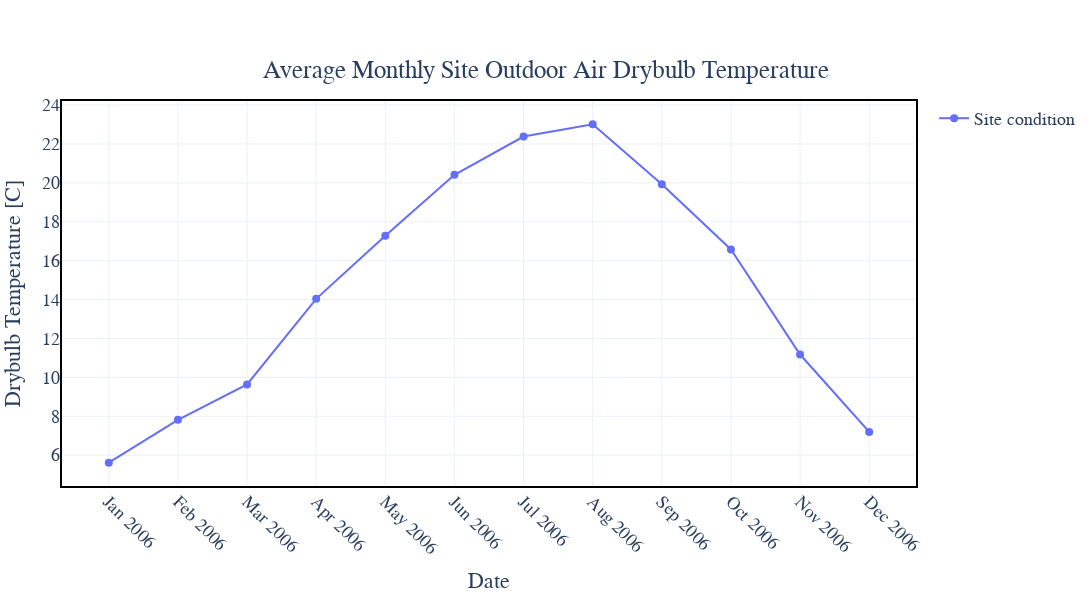

Notebook code for this chart:
### Code cell
fig = go.Figure()

fig.add_trace(go.Scatter(
    x=monthly_avg_Site_Outdoor_Air_Drybulb_Temperature.index, 
    y=monthly_avg_Site_Outdoor_Air_Drybulb_Temperature['Site_Outdoor_Air_Drybulb_Temperature'],
    mode='lines+markers', 
    name='Site condition',
    line=dict(dash='solid'),  
    marker=dict(symbol='circle', size=8)  
))

month_labels = monthly_avg_Site_Outdoor_Air_Drybulb_Temperature.index.strftime('%b %Y')

fig.update_layout(
    title={
        'text': 'Average Monthly Site Outdoor Air Drybulb Temperature',
        'y': 0.90,  
        'x': 0.5,
        'xanchor': 'center',
        'yanchor': 'top',
    },
    xaxis_title='Date',
    yaxis_title='Drybulb Temperature [C]',
    font=dict(
        family="Times New Roman",
        size=18,
    ),
    xaxis=dict(
        type='category',  
        tickvals=monthly_avg_Site_Outdoor_Air_Drybulb_Temperature.index,
        ticktext=month_labels,
        tickangle=45  
    ),
    yaxis=dict(fixedrange=False),
    hovermode="x unified",
    paper_bgcolor='white',  
    plot_bgcolor='white',   
    margin=dict(l=60, r=60, t=100, b=60),  
    showlegend=True,
    width=1100,  
    height=600   
)

fig.update_layout(
    shapes=[
        dict(
            type="rect",
            xref="paper", yref="paper",
            x0=0, y0=0, x1=1, y1=1,
            line=dict(color="black", width=2)
        )
    ]
)

fig.show()

### Figure 1 — Plotly figure (JSON) as saved in the notebook; plotly's stock layout.template omitted (floating-point values rounded to 4 significant figures)
{"data": [{"line": {"dash": "solid"}, "marker": {"size": 8, "symbol": "circle"}, "mode": "lines+markers", "name": "Site condition", "type": "scatter", "x": ["2006-01-31T00:00:00", "2006-02-28T00:00:00", "2006-03-31T00:00:00", "2006-04-30T00:00:00", "2006-05-31T00:00:00", "2006-06-30T00:00:00", "2006-07-31T00:00:00", "2006-08-31T00:00:00", "2006-09-30T00:00:00", "2006-10-31T00:00:00", "2006-11-30T00:00:00", "2006-12-31T00:00:00"], "y": [5.615, 7.816, 9.639, 14.04, 17.29, 20.42, 22.38, 23.01, 19.93, 16.58, 11.17, 7.196]}], "layout": {"font": {"family": "Times New Roman", "size": 18}, "height": 600, "hovermode": "x unified", "margin": {"b": 60, "l": 60, "r": 60, "t": 100}, "paper_bgcolor": "white", "plot_bgcolor": "white", "shapes": [{"line": {"color": "black", "width": 2}, "type": "rect", "x0": 0, "x1": 1, "xref": "paper", "y0": 0, "y1": 1, "yref": "paper"}], "showlegend": true, "title": {"text": "Average Monthly Site Outdoor Air Drybulb Temperature", "x": 0.5, "xanchor": "center", "y": 0.9, "yanchor": "top"}, "width": 1100, "xaxis": {"tickangle": 45, "ticktext": ["Jan 2006", "Feb 2006", "Mar 2006", "Apr 2006", "May 2006", "Jun 2006", "Jul 2006", "Aug 2006", "Sep 2006", "Oct 2006", "Nov 2006", "Dec 2006"], "tickvals": ["2006-01-31T00:00:00", "2006-02-28T00:00:00", "2006-03-31T00:00:00", "2006-04-30T00:00:00", "2006-05-31T00:00:00", "2006-06-30T00:00:00", "2006-07-31T00:00:00", "2006-08-31T00:00:00", "2006-09-30T00:00:00", "2006-10-31T00:00:00", "2006-11-30T00:00:00", "2006-12-31T00:00:00"], "title": {"text": "Date"}, "type": "category"}, "yaxis": {"fixedrange": false, "title": {"text": "Drybulb Temperature [C]"}}}}
